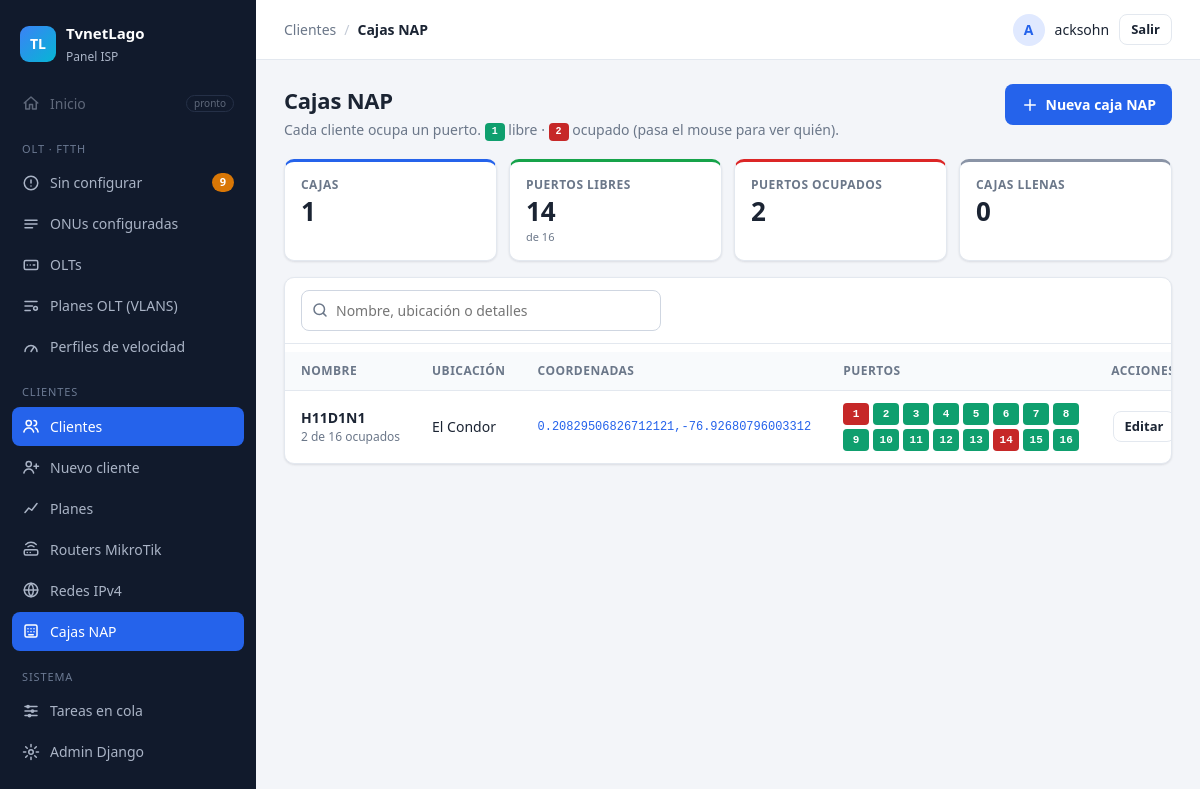
Page /naps/ (signed in) on the committed database.
### Aplicaciones/ServerMikro/models.py (models this page shows, shortened)
class CajaNAP(models.Model):
    nombre = models.CharField(max_length=60, unique=True)
    coordenadas = models.CharField(max_length=60, blank=True, help_text="Latitud,longitud. Ej: -0.126572,-76.340706")
    ubicacion = models.CharField("Ubicación", max_length=150, blank=True)
    puertos = models.PositiveSmallIntegerField(default=16)
    detalles = models.TextField(blank=True)
    creada = models.DateTimeField(auto_now_add=True)
    class Meta:
        verbose_name = "caja NAP"
        verbose_name_plural = "cajas NAP"
        ordering = ["nombre"]
    @property
    def enlace_mapa(self):
        if not self.coordenadas:
            return ""
        return "https://www.google.com/maps?q=" + self.coordenadas.replace(" ", "")

class Cliente(models.Model):
    ESTADOS = [("pendiente", "Pendiente"), ("activo", "Activo"), ("suspendido", "Suspendido")]
    ACCIONES = [("", "—"), ("crear", "Creando en MikroTik"),
                ("suspender", "Suspendiendo"), ("activar", "Activando"),
                ("plan", "Cambiando plan")]
    nombre = models.CharField(max_length=150)
    usuario_pppoe = models.CharField(max_length=50, unique=True)
    clave_pppoe = models.CharField(max_length=50)
    ip = models.GenericIPAddressField(unique=True)
    velocidad = models.CharField(max_length=20, default="10M/10M")  # la que está APLICADA en el MikroTik
    plan = models.ForeignKey(Plan, on_delete=models.PROTECT, null=True, blank=True,
                             related_name="clientes")  # NUEVO (paso 9)
    router = models.ForeignKey(Router, on_delete=models.PROTECT, related_name="clientes")
    estado = models.CharField(max_length=20, choices=ESTADOS, default="pendiente")
    cedula = models.CharField("Cédula / RUC", max_length=13, blank=True)
    telefono = models.CharField("Teléfono", max_length=20, blank=True)
    direccion = models.CharField("Dirección", max_length=200, blank=True)
    accion_pendiente = models.CharField(max_length=10, choices=ACCIONES, blank=True, default="",
                                        help_text="Orden en la fila que todavía no termina")
    caja_nap = models.ForeignKey("CajaNAP", on_delete=models.PROTECT, null=True, blank=True,
                                 related_name="clientes", verbose_name="Caja NAP")
    puerto_nap = models.PositiveSmallIntegerField("Puerto NAP", null=True, blank=True)
    ultimo_error = models.TextField(blank=True)
    actualizado = models.DateTimeField(auto_now=True)
    class Meta:
        constraints = [models.UniqueConstraint(fields=["caja_nap", "puerto_nap"], name="puerto_nap_unico")]

### Aplicaciones/ServerMikro/views.py (the view)
# urls.py: path("naps/", views.naps, name="naps"),
@login_required
def naps(request):
    busqueda = request.GET.get("q", "").strip()
    cajas = CajaNAP.objects.prefetch_related("clientes")
    if busqueda:
        cajas = cajas.filter(Q(nombre__icontains=busqueda) | Q(ubicacion__icontains=busqueda) |
                             Q(detalles__icontains=busqueda))
    lista = list(cajas)
    total = libres = 0
    for c in lista:
        ocupados = {cl.puerto_nap: cl for cl in c.clientes.all() if cl.puerto_nap}
        c.mapa = [{"n": i, "cliente": ocupados.get(i)} for i in range(1, c.puertos + 1)]
        c.n_ocupados = len(ocupados)
        total += c.puertos
        libres += c.puertos - len(ocupados)
    return render(request, "naps/lista.html", {
        "cajas": lista, "busqueda": busqueda,
        "resumen": {"cajas": len(lista), "puertos": total, "libres": libres, "ocupados": total - libres,
                    "llenas": sum(1 for c in lista if c.n_ocupados >= c.puertos)},
    })

### Aplicaciones/ServerOLT/context_processors.py (called while the page is built)
def menu(request):
    if not request.user.is_authenticated:
        return {}
    return {"menu_pendientes": ONU.objects.filter(estado="sin_autorizar").count()}

### Aplicaciones/ServerMikro/templates/naps/lista.html (shortened to what this page needs)
{% extends "panel/base.html" %}
{% block migas %}<span>Clientes</span><span class="sep">/</span><strong>Cajas NAP</strong>{% endblock %}
{% block contenido %}
<div class="cabecera">
  <div>
    <h1>Cajas NAP</h1>
    <p class="sub">Cada cliente ocupa un puerto. <span class="puerto puerto-libre puerto-mini">1</span> libre · <span class="puerto puerto-ocupado puerto-mini">2</span> ocupado (pasa el mouse para ver quién).</p>
  </div>
  {% if perms.ServerMikro.add_cajanap %}
  <a class="btn btn-primario" href="{% url 'clientes:nap_nueva' %}">
    <svg viewBox="0 0 24 24"><path d="M12 5v14M5 12h14"/></svg> Nueva caja NAP
  </a>
  {% endif %}
</div>
<div class="resumen">
  <div class="kpi"><span class="kpi-titulo">Cajas</span><span class="kpi-valor">{{ resumen.cajas }}</span></div>
  <div class="kpi kpi-verde"><span class="kpi-titulo">Puertos libres</span><span class="kpi-valor">{{ resumen.libres }}</span><span class="kpi-nota">de {{ resumen.puertos }}</span></div>
  <div class="kpi kpi-rojo"><span class="kpi-titulo">Puertos ocupados</span><span class="kpi-valor">{{ resumen.ocupados }}</span></div>
  <div class="kpi kpi-gris"><span class="kpi-titulo">Cajas llenas</span><span class="kpi-valor">{{ resumen.llenas }}</span></div>
</div>
<div class="tarjeta">
  <form method="get" class="tarjeta-barra">
    <div class="buscador">
      <svg viewBox="0 0 24 24"><circle cx="11" cy="11" r="7"/><path d="M20 20l-3.5-3.5"/></svg>
      <input type="search" name="q" value="{{ busqueda }}" placeholder="Nombre, ubicación o detalles">
    </div>
  </form>
  <div class="tabla-scroll">
  <table class="tabla">
    <thead><tr>
      <th>Nombre</th><th class="ocultar-movil">Ubicación</th><th class="ocultar-movil">Coordenadas</th>
      <th>Puertos</th><th class="ocultar-movil ocultar-medio">Detalles</th><th class="der">Acciones</th>
    </tr></thead>
    <tbody>
    {% for c in cajas %}
      <tr>
        <td><strong>{{ c.nombre }}</strong><div class="tenue chico">{{ c.n_ocupados }} de {{ c.puertos }} ocupados</div></td>
        <td class="ocultar-movil">{{ c.ubicacion|default:"—" }}</td>
        <td class="ocultar-movil mono chico">{% if c.coordenadas %}<a href="{{ c.enlace_mapa }}" target="_blank" rel="noopener" title="Abrir en Google Maps">{{ c.coordenadas }}</a>{% else %}<span class="tenue sans">—</span>{% endif %}</td>
        <td><div class="puertos">
          {% for p in c.mapa %}
            {% if p.cliente %}<a class="puerto puerto-ocupado" href="{% url 'clientes:detalle' p.cliente.pk %}" title="Puerto {{ p.n }} · {{ p.cliente.nombre }} ({{ p.cliente.usuario_pppoe }})">{{ p.n }}</a>
            {% else %}<span class="puerto puerto-libre" title="Puerto {{ p.n }} libre">{{ p.n }}</span>{% endif %}
          {% endfor %}
        </div></td>
        <td class="der"><div class="acciones-fila">
          {% if perms.ServerMikro.change_cajanap %}<a class="btn btn-fantasma btn-sm" href="{% url 'clientes:nap_editar' c.pk %}">Editar</a>{% endif %}
        </div></td>
      </tr>
    {% endfor %}
    </tbody>
  </table>
  </div>
</div>
{% endblock %}

### templates/panel/base.html (shortened to what this page needs)
{% load static %}<!DOCTYPE html>
<html lang="es">
<head>
  <link rel="stylesheet" href="{% static 'vendor/select2/select2.min.css' %}">
  <link rel="stylesheet" href="{% static 'css/panel.css' %}">
</head>
<body>
<div class="app">
  <aside class="sidebar" id="sidebar">
    <div class="marca">
      <span class="marca-logo">TL</span>
      <div><strong>TvnetLago</strong><small>Panel ISP</small></div>
    </div>
    {% with ruta=request.resolver_match.view_name %}
    <nav>
      <a class="item deshabilitado" title="Próximamente">
        <svg viewBox="0 0 24 24"><path d="M3 12l9-8 9 8M5 10v10h5v-6h4v6h5V10"/></svg>
        Inicio <span class="pronto">pronto</span>
      </a>
      <p class="seccion">OLT · FTTH</p>
      <a class="item {% if ruta == 'olt:sin_configurar' or ruta == 'olt:autorizar' %}activo{% endif %}"
         href="{% url 'olt:sin_configurar' %}">
        <svg viewBox="0 0 24 24"><circle cx="12" cy="12" r="9"/><path d="M12 8v4M12 16h.01"/></svg>
        Sin configurar
        <span id="menu-pendientes" data-vivo class="contador-caja">{% if menu_pendientes %}<span class="contador">{{ menu_pendientes }}</span>{% endif %}</span>
      </a>
      <a class="item {% if ruta == 'olt:configuradas' or ruta == 'olt:detalle_onu' %}activo{% endif %}" href="{% url 'olt:configuradas' %}">
        <svg viewBox="0 0 24 24"><path d="M4 7h16M4 12h16M4 17h10"/></svg>
        ONUs configuradas
      </a>
      <a class="item {% if ruta == 'olt:olts' or ruta == 'olt:detalle_olt' or ruta == 'olt:olt_nueva' or ruta == 'olt:olt_editar' %}activo{% endif %}" href="{% url 'olt:olts' %}">
        <svg viewBox="0 0 24 24"><rect x="3" y="6" width="18" height="12" rx="2"/><path d="M7 12h.01M11 12h.01M15 12h2"/></svg>
        OLTs
      </a>
      <a class="item {% if ruta == 'olt:planes_olt' or ruta == 'olt:plan_olt_nuevo' or ruta == 'olt:plan_olt_editar' %}activo{% endif %}" href="{% url 'olt:planes_olt' %}">
        <svg viewBox="0 0 24 24"><path d="M4 6h16M4 12h10M4 18h7"/><circle cx="18" cy="15" r="2.5"/></svg>
        Planes OLT (VLANS)
      </a>
      <a class="item {% if ruta == 'olt:velocidades' or ruta == 'olt:velocidad_nueva' or ruta == 'olt:velocidad_editar' %}activo{% endif %}" href="{% url 'olt:velocidades' %}">
        <svg viewBox="0 0 24 24"><path d="M4 18a8 8 0 1 1 16 0"/><path d="M12 18l4-6"/></svg>
        Perfiles de velocidad
      </a>
      <p class="seccion">Clientes</p>
      <a class="item {% if request.resolver_match.namespace == 'clientes' and ruta != 'clientes:nuevo' and 'plan' not in ruta and 'router' not in ruta %}activo{% endif %}" href="{% url 'clientes:lista' %}">
        <svg viewBox="0 0 24 24"><circle cx="9" cy="8" r="3.5"/><path d="M2.5 20c.8-3.5 3.3-5.5 6.5-5.5s5.7 2 6.5 5.5M16 4.5a3.5 3.5 0 010 7M18 14.6c1.9.7 3 2.6 3.5 5.4"/></svg>
        Clientes
      </a>
      {% if perms.ServerMikro.add_cliente %}
      <a class="item {% if ruta == 'clientes:nuevo' %}activo{% endif %}" href="{% url 'clientes:nuevo' %}">
        <svg viewBox="0 0 24 24"><circle cx="9" cy="8" r="3.5"/><path d="M2.5 20c.8-3.5 3.3-5.5 6.5-5.5s5.7 2 6.5 5.5M19 8v6M16 11h6"/></svg>
        Nuevo cliente
      </a>
      {% endif %}
      <a class="item {% if ruta == 'clientes:planes' or ruta == 'clientes:plan_nuevo' or ruta == 'clientes:plan_editar' %}activo{% endif %}" href="{% url 'clientes:planes' %}">
        <svg viewBox="0 0 24 24"><path d="M4 18l5-6 4 3 7-9"/></svg>
        Planes
      </a>
      <a class="item {% if 'router' in ruta %}activo{% endif %}" href="{% url 'clientes:routers' %}">
        <svg viewBox="0 0 24 24"><rect x="3" y="13" width="18" height="7" rx="2"/><path d="M7 16.5h.01M11 16.5h.01M8 9a6 6 0 018 0M5 6a10 10 0 0114 0"/></svg>
        Routers MikroTik
      </a>
      <a class="item {% if ruta == 'clientes:redes' or 'clientes:red_' in ruta %}activo{% endif %}" href="{% url 'clientes:redes' %}">
        <svg viewBox="0 0 24 24"><circle cx="12" cy="12" r="9"/><path d="M3 12h18M12 3a14 14 0 010 18M12 3a14 14 0 000 18"/></svg>
        Redes IPv4
      </a>
      <a class="item {% if 'clientes:nap' in ruta %}activo{% endif %}" href="{% url 'clientes:naps' %}">
        <svg viewBox="0 0 24 24"><rect x="4" y="4" width="16" height="16" rx="2"/><path d="M8 9h.01M12 9h.01M16 9h.01M8 13h.01M12 13h.01M16 13h.01M9 17h6"/></svg>
        Cajas NAP
      </a>
      <p class="seccion">Sistema</p>
      <a class="item {% if ruta == 'tareas:lista' %}activo{% endif %}" href="{% url 'tareas:lista' %}">
        <svg viewBox="0 0 24 24"><path d="M4 6h16M4 12h16M4 18h16"/><circle cx="8" cy="6" r="1.5"/><circle cx="14" cy="12" r="1.5"/><circle cx="10" cy="18" r="1.5"/></svg>
        Tareas en cola
      </a>
      {% if user.is_staff %}
      <a class="item" href="{% url 'admin:index' %}">
        <svg viewBox="0 0 24 24"><circle cx="12" cy="12" r="3"/><path d="M12 2v3M12 19v3M2 12h3M19 12h3M4.9 4.9L7 7M17 17l2.1 2.1M4.9 19.1L7 17M17 7l2.1-2.1"/></svg>
        Admin Django
      </a>
      {% endif %}
    </nav>
    {% endwith %}
  </aside>
  <div class="principal">
    <header class="topbar">
      <div class="migas">{% block migas %}{% endblock %}</div>
      {% if user.is_authenticated %}
      <form method="post" action="{% url 'logout' %}" class="usuario">
        <span class="avatar">{{ user.username|slice:":1"|upper }}</span>
        <span class="usuario-nombre">{{ user.username }}</span>
        <button type="submit" class="btn btn-fantasma btn-sm">Salir</button>
      </form>
      {% endif %}
    </header>
    <main class="contenido">
      {% block contenido %}{% endblock %}
    </main>
  </div>
</div>
</body>
</html>

### rows in the picture
CajaNAP: nombre "H11D1N1", n_ocupados "2", puertos "16", ubicacion "El Condor", coordenadas "0.20829506826712121,-76.92680796003312", n "2" "3" "4" "5" "6" "7" "8" "9" "10" "11" "12" "13" "15" "16"
Cliente: n "1"
Cliente: n "14"

### other values in the picture
{{ menu_pendientes }} "9"
{{ user.username|slice:":1"|upper }} "A"
{{ user.username }} "acksohn"
{{ resumen.cajas }} "1"
{{ resumen.libres }} "14"
{{ resumen.puertos }} "16"
{{ resumen.ocupados }} "2"
{{ resumen.llenas }} "0"
